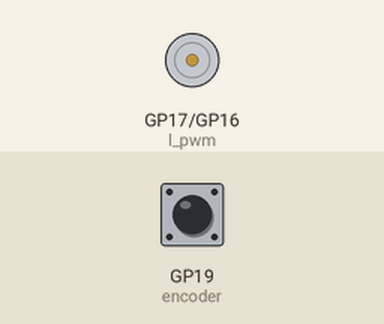
Recording of a program running on a simulated Raspberry Pi Pico running MicroPython. On the bench: motor-driver pin pairs drawn as motors (green arrow = first pin HIGH = forward, orange = second pin HIGH = backward, longer = more drive, scaled by the enable pin). Inputs (shaded band) come from the test bench; at power-on: GP19 (encoder) HIGH. What the program prints to the serial console is not drawn.

Above: at 0.1 s.
At 6.1 s:
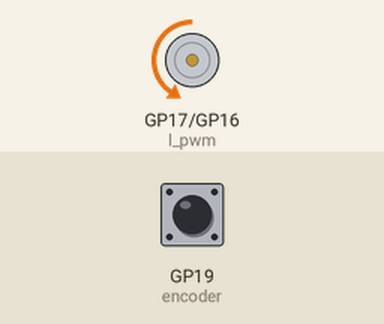
At 12.1 s:
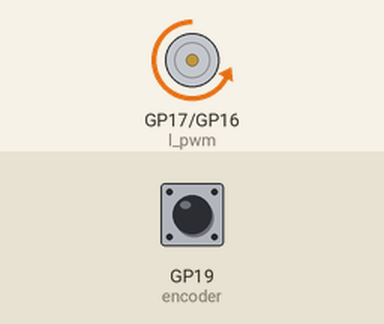
At 27.1 s:
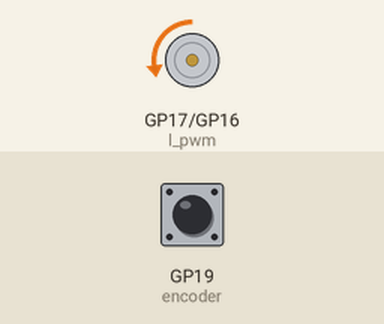
Timing chart, 0 to 31.5 s (numbered marks = the images above):
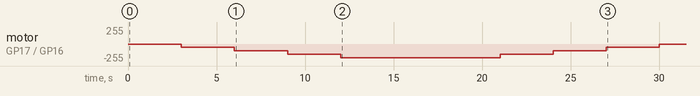

The program:

main.py
```python
import machine
import utime
import sys

global paso
paso = 0

r_pwm = machine.PWM(machine.Pin(16), 20000, duty_u16=0)
l_pwm = machine.PWM(machine.Pin(17), 20000, duty_u16=0)

enable = machine.Pin(18, machine.Pin.OUT)
enable.on()

encoder = machine.Pin(19, machine.Pin.IN)

def encoder_handler(pin):
    global paso
    paso += 1

def reftoPWM(ref):
    x = (ref*65535)/100
    return x

def Move(k):
    if k>65535:
        l_pwm.duty_u16(0)
        r_pwm.duty_u16(65535)
    elif k<-65535:
        r_pwm.duty_u16(0)
        l_pwm.duty_u16(65535)
    elif (k>=0) and (k<65535):
        l_pwm.duty_u16(0)
        r_pwm.duty_u16(int(k))
    elif (k>-65535) and (k<0):
        r_pwm.duty_u16(0)
        l_pwm.duty_u16(int(k))

def Start(value):
    global paso
    ref  = 0
    rpm = 0
    direc = 1
    end = True
    buff = []

    send_data = utime.ticks_ms()
    chang_ref = utime.ticks_ms()
    timer_start = utime.ticks_ms()
    Move(reftoPWM(ref))

    while end:
        timer_elapsed = utime.ticks_diff(utime.ticks_ms(), timer_start)

        if timer_elapsed >= 4:
            rpm = paso*60/20
            buff.append('{} {} {}\n'.format(utime.ticks_diff(utime.ticks_ms(), send_data),ref,rpm))
            paso = 0
            timer_start = utime.ticks_ms()

        if utime.ticks_diff(utime.ticks_ms(), chang_ref) >= 3000:
            if ref >= 100:
                direc = 0
            if direc == 0 and ref == 0:
                end = False
            if direc == 1:
                ref = ref + value
            elif direc == 0:
                ref = ref - value
            Move(reftoPWM(ref))
            chang_ref = utime.ticks_ms()

    print(buff)
    buff.clear()
    buff = ['Tiempo(ms), Duty(%), RPM']
    Move(0)
    return

def main():
    encoder.irq(trigger = machine.Pin.IRQ_RISING, handler=encoder_handler)
    Start(20)

main()
                                                                                                                
```

Measured:
- by itself, motor on GP17 (l_pwm) / GP16 (r_pwm): stopped → backward 51/255 at 3.0 s, → backward 102/255 3.0 s later, → backward 153/255 3.0 s later, → backward 204/255 3.0 s later, … (8 changes in this stretch)
